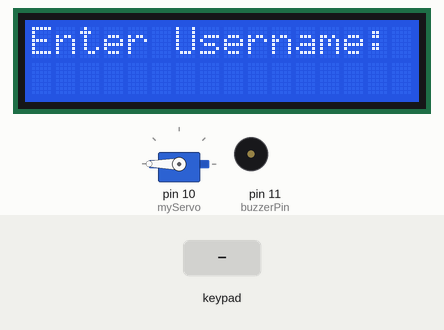
Recording of a sketch running on a simulated Arduino Uno, built with avr-gcc and run on an emulated ATmega328P. On the bench: 16×2 character LCD, servo, buzzer (waves = sounding). Inputs (shaded band) come from the test bench.

Above: at 3.7 s.
3.8 s: keypad keys 9 8 7 6 # pressed 0.4 s apart
At 6.3 s:
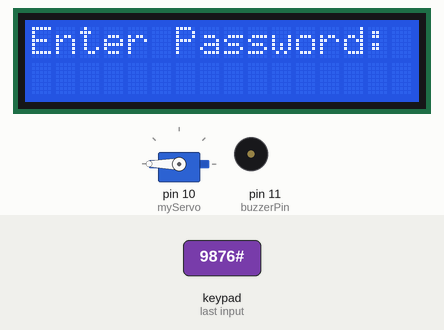
7.3 s: key '#' pressed
At 7.7 s:
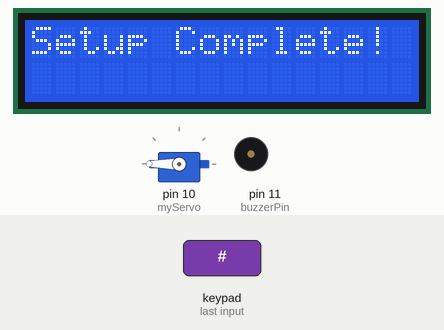
10.3 s: keypad keys 9 8 7 6 A pressed 0.4 s apart
At 13.1 s:
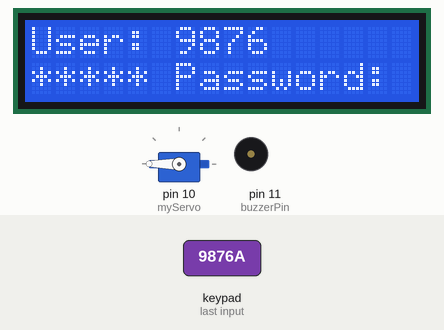
13.8 s: key 'D' pressed
At 14.9 s:
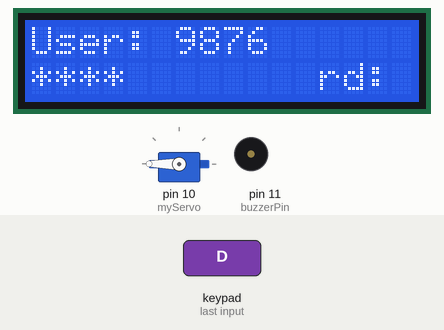
15.4 s: keypad keys 5 4 3 2 # pressed 0.4 s apart
At 18.7 s:
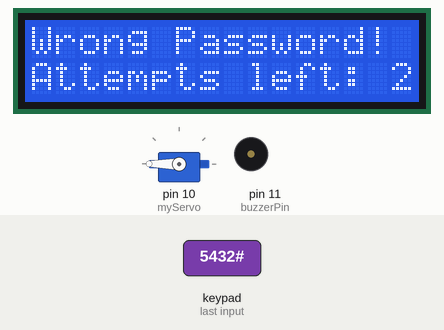
18.9 s: key '#' pressed
At 20.6 s:
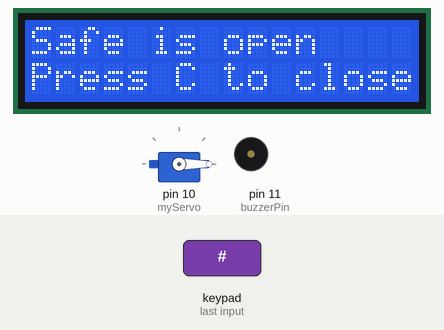
Timing chart, 0 to 22.1 s (numbered marks = the images above; inputs shaded):
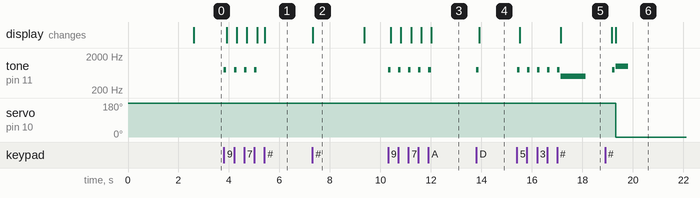

The sketch:

safe_system.ino
```cpp
#include "Keypad.h"
#include "Wire.h"
#include "LiquidCrystal_I2C.h"
#include "Servo.h"
#include <math.h>

const byte ROWS = 4;
const byte COLS = 4;
char keys[ROWS][COLS] = {
  {'1', '2', '3', 'A'},
  {'4', '5', '6', 'B'},
  {'7', '8', '9', 'C'},
  {'*', '0', '#', 'D'}
};
byte rowPins[ROWS] = {9, 8, 7, 6};
byte colPins[COLS] = {5, 4, 3, 2};

Keypad keypad = Keypad(makeKeymap(keys), rowPins, colPins, ROWS, COLS);
LiquidCrystal_I2C lcd(0x27, 16, 2);
Servo myServo;

String username = "";
String password = "";
String enteredPassword = "";
bool safeOpen = false;
bool isFirstTime = true;

const int buzzerPin = 11;

int failedAttempts = 0;
const int MAX_ATTEMPTS = 3;
unsigned long lockTime = 10000;
int lockCount = 0;
bool systemLocked = false;
unsigned long lockStartTime = 0;

const int MAX_PASSWORD_LENGTH = 5;

void setup() {
  Serial.begin(9600);
  lcd.init();
  lcd.backlight();
  myServo.attach(10);
  myServo.write(180);
  pinMode(buzzerPin, OUTPUT);
  digitalWrite(buzzerPin, LOW);
  lcd.setCursor(1, 0);
  lcd.print("G20 Team");
  lcd.setCursor(1, 1);
  lcd.print("Security Safe");
  delay(2500);
  lcd.clear();
}

void playSuccessTone() {
  tone(buzzerPin, 1000);
  delay(500);
  noTone(buzzerPin);
}

void playFailTone() {
  tone(buzzerPin, 500);
  delay(1000);
  noTone(buzzerPin);
}

void playWarningTone() {
  for (int i = 0; i < 3; i++) {
    tone(buzzerPin, 800);
    delay(300);
    noTone(buzzerPin);
    delay(200);
  }
}

void playKeypressTone() {
  tone(buzzerPin, 800);
  delay(100);
  noTone(buzzerPin);
}

void setupUsernameAndPassword() {
  lcd.clear();
  lcd.setCursor(0, 0);
  lcd.print("Enter Username:");
  while (username.length() < 5) {
    char key = keypad.getKey();
    if (key != NO_KEY) {
      if (key == '#') break;
      playKeypressTone();
      username += key;
      lcd.setCursor(0, 1);
      lcd.print(username);
    }
  }

  lcd.clear();
  lcd.setCursor(0, 0);
  lcd.print("Enter Password:");
  while (password.length() < MAX_PASSWORD_LENGTH) {
    char key = keypad.getKey();
    if (key != NO_KEY) {
      if (key == '#') break;
      playKeypressTone();
      password += key;
      lcd.setCursor(0, 1);
      for (int i = 0; i < password.length(); i++) {
        lcd.print("*");
      }
    }
  }

  lcd.clear();
  lcd.setCursor(0, 0);
  lcd.print("Setup Complete!");
  delay(2000);
  isFirstTime = false;
}

void loop() {
  static bool showEnterPassword = false;
  static unsigned long prevMillis = 0;
  const unsigned long delayTime = 5000;
  static bool showSafeClosed = false;
  static unsigned long safeClosedMillis = 0;
  const unsigned long safeClosedDelayTime = 2000;

  if (isFirstTime) {
    setupUsernameAndPassword();
  }

  if (systemLocked) {
    unsigned long remainingTime = lockTime - (millis() - lockStartTime);
    if ((long)remainingTime <= 0) {
      systemLocked = false;
      lcd.clear();
      lcd.setCursor(0, 0);
      lcd.print("Enter Password:");
      failedAttempts = 0;
    } else {
      lcd.setCursor(0, 0);
      lcd.print("System Locked!");
      lcd.setCursor(0, 1);
      int sec = remainingTime / 1000;
      String timeStr = (sec < 10 ? "0" : "") + String(sec) + "s";
      lcd.print("Time left: " + timeStr);
      return;
    }
  }

  if (!showEnterPassword && millis() - prevMillis >= delayTime) {
    showEnterPassword = true;
    prevMillis = millis();
    lcd.clear();
    lcd.setCursor(0, 0);
    lcd.print("User: " + username);
    lcd.setCursor(0, 1);
    lcd.print("Enter Password:");
  }

  char key = keypad.getKey();
  if (showEnterPassword && key != NO_KEY) {
    playKeypressTone();

    if (key == '#') {
      if (enteredPassword == password) {
        if (safeOpen) {
          safeOpen = false;
          lcd.clear();
          lcd.setCursor(0, 0);
          lcd.print("Press C to close");
          enteredPassword = "";
        } else {
          safeOpen = true;
          lcd.clear();
          lcd.setCursor(0, 0);
          lcd.print("Safe is open");
          lcd.setCursor(0, 1);
          lcd.print("Press C to close");
          myServo.write(0);
          playSuccessTone();
          enteredPassword = "";
        }
        failedAttempts = 0;
      } else {
        failedAttempts++;
        if (failedAttempts >= MAX_ATTEMPTS) {
          systemLocked = true;
          lockCount++;
          lockTime = 10000 * pow(2, lockCount);
          lockStartTime = millis();
          lcd.clear();
          lcd.setCursor(0, 0);
          lcd.print("System Locked!");
          playWarningTone();
          delay(1000);
        } else {
          lcd.clear();
          lcd.setCursor(0, 0);
          lcd.print("Wrong Password!");
          lcd.setCursor(0, 1);
          lcd.print("Attempts left: " + String(MAX_ATTEMPTS - failedAttempts));
          playFailTone();
          delay(1000);
          lcd.clear();
          lcd.setCursor(0, 0);
          lcd.print("User: " + username);
          lcd.setCursor(0, 1);
          lcd.print("Enter Password:");
        }
        enteredPassword = "";
      }
    } else if (key == '*') {
      enteredPassword = "";
      lcd.clear();
      lcd.setCursor(0, 0);
      lcd.print("User: " + username);
      lcd.setCursor(0, 1);
      lcd.print("Enter Password:");
    } else if (key == 'C' || key == 'c') {
      if (safeOpen) {
        safeOpen = false;
        lcd.clear();
        lcd.setCursor(0, 0);
        lcd.print("Safe is closed");
        myServo.write(180);
        showSafeClosed = true;
        safeClosedMillis = millis();
        enteredPassword = "";
      }
    } else if (key == 'D' || key == 'd') {
      if (enteredPassword.length() > 0) {
        enteredPassword = enteredPassword.substring(0, enteredPassword.length() - 1);
        lcd.setCursor(0, 1);
        lcd.print("            ");
        lcd.setCursor(0, 1);
        for (int i = 0; i < enteredPassword.length(); i++) {
          lcd.print("*");
        }
      }
    } else {
      if (enteredPassword.length() < MAX_PASSWORD_LENGTH && !safeOpen) {
        enteredPassword += key;
        lcd.setCursor(0, 1);
        for (int i = 0; i < enteredPassword.length(); i++) {
          lcd.print("*");
        }
      }
    }
  }

  if (showSafeClosed && millis() - safeClosedMillis >= safeClosedDelayTime) {
    showSafeClosed = false;
    lcd.clear();
    lcd.setCursor(0, 0);
    lcd.print("User: " + username);
    lcd.setCursor(0, 1);
    lcd.print("Enter Password:");
  }
}
```

Measured:
- after the input at 3.8 s, tone on pin 11 (buzzerPin): alternates 800 Hz for 0.10 s and silent for 0.31 s, 8 changes in all, then stays silent, starting at once; the display: first changes after 0.10 s (image 1 shows a later state)
- after the input at 7.3 s, the display: changes at once (image 2)
- after the input at 10.3 s, tone on pin 11 (buzzerPin): alternates 800 Hz for 0.10 s and silent for 0.30 s, 10 changes in all, then stays silent, starting at once; the display: first changes after 0.11 s (image 3 shows a later state)
- after the input at 13.8 s, tone on pin 11 (buzzerPin): silent → 800 Hz at once, → silent 0.10 s later; the display: changes after 0.12 s (image 4)
- after the input at 15.4 s, tone on pin 11 (buzzerPin): plays 800 Hz for 0.10 s, 800 Hz for 0.10 s, 800 Hz for 0.10 s, 800 Hz for 0.10 s, 800 Hz for 0.10 s, 500 Hz for 1.0 s, starting at once; the display: first changes after 0.11 s (image 5 shows a later state)
- after the input at 18.9 s, tone on pin 11 (buzzerPin): silent → 800 Hz after 0.29 s, → silent 0.10 s later, → 1000 Hz 0.03 s later, → silent 0.50 s later; servo on pin 10 (myServo): 180° → 0° after 0.42 s; the display: first differs from a run without the input after 0.42 s (image 6)
- what the display in image 2 shows lasts 2.0 s, from 7.3 s to 9.3 s
